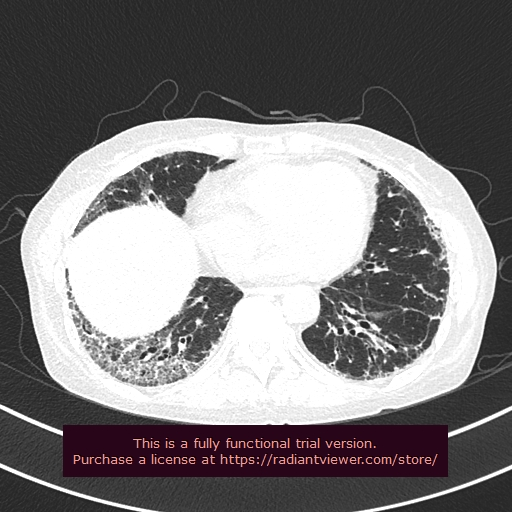
#> input picture test/reticular/0100001.jpg, 512 x 512 px
$ jupyter execute '全局阈值法.ipynb'
#> lines starting #> are read from the running program, lines starting #| are printed output that depends on the picture; after the words box and inside, x2 and y2 are one past the last pixel; in counts of white or black regions, pixels touching at a corner belong together
[cell 1]
import cv2 as cv
import matplotlib.pyplot as plt
import numpy as np

[cell 2]
img=cv.imread("test/reticular/0100001.jpg")#转换成灰度图
#> img is the input picture: shape (512, 512, 3); mean B, G, R 124, 122.7, 125.7
img=cv.cvtColor(img,cv.COLOR_BGR2GRAY)
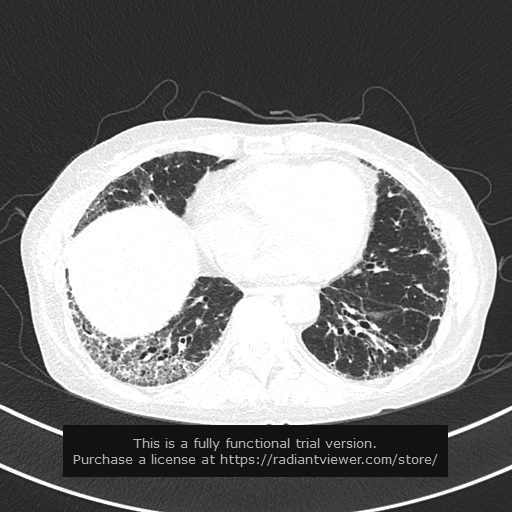
#> img: shape (512, 512); min 5, max 255, mean 123.8
plt.imshow(img,cmap="gray")

[cell 3]
#阈值分割
ret,thresh=cv.threshold(img,127,255,cv.THRESH_BINARY)
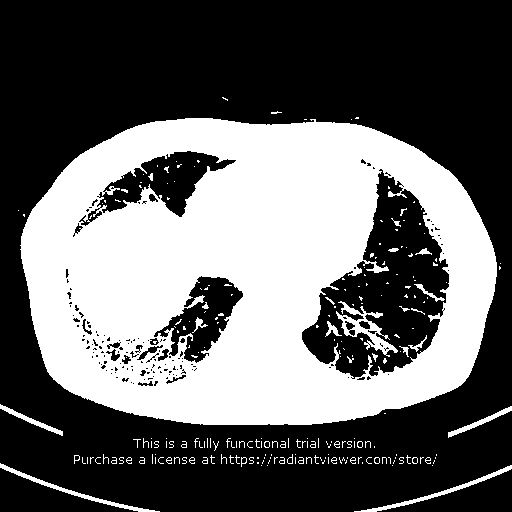
#> thresh: shape (512, 512); 39.2% white; 235 white regions (188 under 20 px), largest, box (x1, y1, x2, y2) and area: (20, 118, 497, 425) 97395, (336, 301, 398, 357) 946, (0, 463, 160, 512) 642
plt.imshow(thresh,cmap="gray")

[cell 4]
#取反
thresh=~thresh
plt.imshow(thresh,cmap="gray")

[cell 5]
#闭运算
kernel=cv.getStructuringElement(cv.MORPH_ELLIPSE,(3,4))
closing=cv.morphologyEx(thresh,cv.MORPH_CLOSE,kernel)#先使用一次小核的闭操作消除部分图像内部的小孔
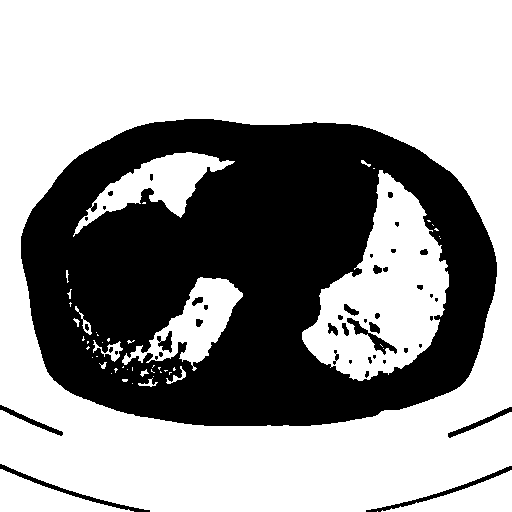
#> closing: shape (512, 512); 62.1% white; 45 black regions (21 under 20 px), largest, box (x1, y1, x2, y2) and area: (21, 119, 497, 426) 95861, (0, 464, 150, 512) 618, (366, 466, 512, 512) 593
mask=np.zeros([thresh.shape[0]+2,thresh.shape[1]+2],np.uint8)
fill1=closing.copy()
cv.floodFill(fill1,mask=mask,seedPoint=(180,200),newVal=150)
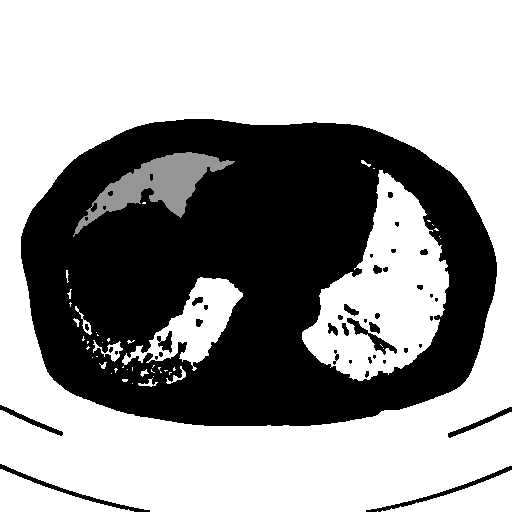
#> fill1: shape (512, 512); 1.71% of pixels changed, all inside (x1, y1, x2, y2) = (73, 152, 235, 237)
mask2=np.zeros([thresh.shape[0]+2,thresh.shape[1]+2],np.uint8)
fill2=closing.copy()
cv.floodFill(fill2,mask=mask2,seedPoint=(320,200),newVal=150)
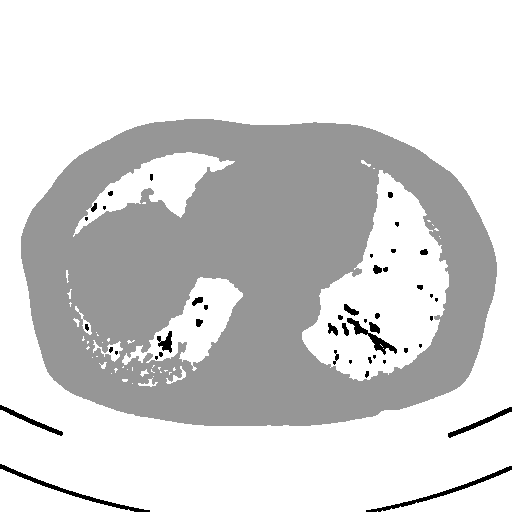
#> fill2: shape (512, 512); min 0, max 255, mean 213.3
mask3=np.zeros([thresh.shape[0]+2,thresh.shape[1]+2],np.uint8)
fill3=closing.copy()
cv.floodFill(fill3,mask=mask3,seedPoint=(200,300),newVal=150)
#> fill3: shape (512, 512); 0.02% of pixels changed, all inside (x1, y1, x2, y2) = (192, 297, 203, 306)
plt.imshow(np.hstack((closing,fill1,fill2,fill3)),cmap="gray")
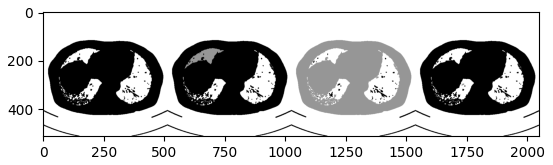
#> figure drawn by matplotlib, 1 panel

[cell 6]
print(thresh.shape)
#| (512, 512)
test=np.zeros((512,512),np.uint8)
m=mask[1:mask.shape[0]-1,1:mask.shape[0]-1]+mask2[1:mask2.shape[0]-1,1:mask2.shape[0]-1]+mask3[1:mask3.shape[0]-1,1:mask3.shape[0]-1]
for i in range(m.shape[0]):
    for j in range(m.shape[1]):
        if m[i,j]>=1:
            test[i,j]=255
        else:
            test[i,j]=0
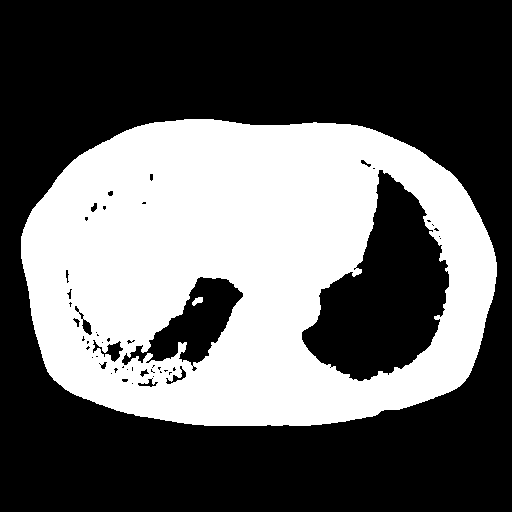
#> test: shape (512, 512); 38.3% white; 2 white regions, box (x1, y1, x2, y2) and area: (21, 119, 497, 426) 100316, (192, 297, 203, 306) 61

[cell 7]
plt.imshow(test,cmap="gray")

[cell 8]
kernel=cv.getStructuringElement(cv.MORPH_ELLIPSE,(9,9))
aaa=cv.morphologyEx(test,cv.MORPH_CLOSE,kernel)#使用闭操作消除图像内部的小孔
k=np.ones((5,5),np.uint8)
dilation=cv.dilate(aaa,k,iterations=1)
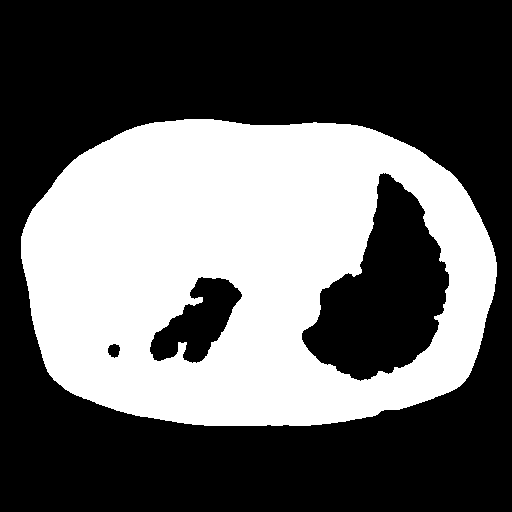
#> aaa: shape (512, 512); 38.8% white; 1 white region, box (x1, y1, x2, y2) and area: (21, 119, 497, 426) 101716
plt.imshow(dilation,cmap="gray")
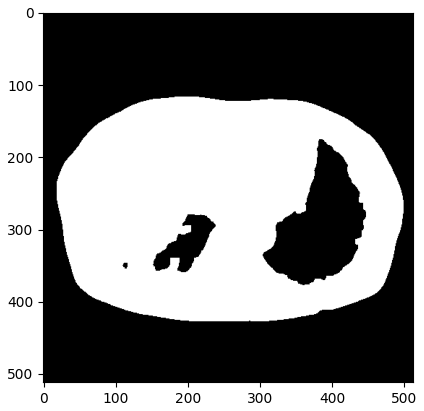
#> figure drawn by matplotlib, 1 panel

[cell 9]
#轮廓检测，填满中间的区域
aaa=cv.morphologyEx(test,cv.MORPH_CLOSE,kernel)

[cell 10]
finalResult=np.zeros(img.shape,np.uint8)
for i in range(img.shape[0]):
    for j in range(img.shape[1]):
        if dilation[i,j]==255:
            finalResult[i,j]=img[i,j]
        else:
            finalResult[i,j]=0
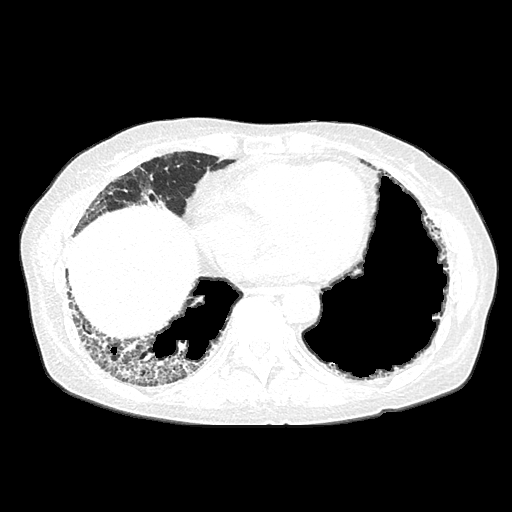
#> finalResult: shape (512, 512); min 0, max 255, mean 92.4

plt.imshow(cv.cvtColor(finalResult,cv.COLOR_BGR2RGB))
